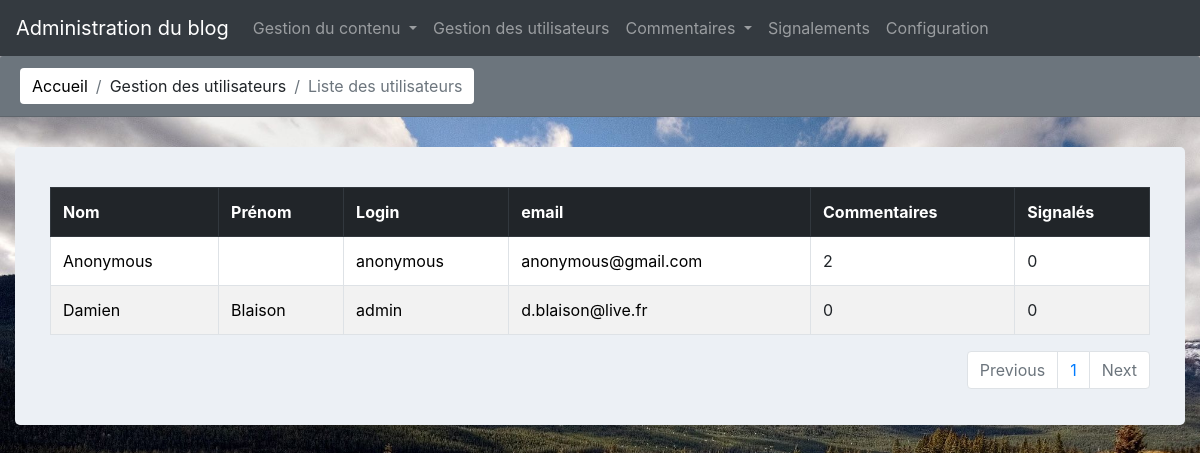
The app's page /index.php?action=listUsers&plage=1 (signed in) with its own data.
### tables this page shows
CREATE TABLE `users` (
  `id_user` int(11) NOT NULL AUTO_INCREMENT,
  `firstName` varchar(128) NOT NULL DEFAULT '',
  `lastName` varchar(128) NOT NULL DEFAULT '',
  `email` varchar(118) NOT NULL DEFAULT '',
  `login` varchar(11) NOT NULL DEFAULT '',
  `password` varchar(11) NOT NULL DEFAULT '',
  `role` varchar(11) NOT NULL DEFAULT '',
  PRIMARY KEY (`id_user`)
);

### models/User.php (called while the page is built, shortened)
<?php
class User
{
  function read_users()
  {
    if (isset($_GET['plage'])){
      $pagination = ($_GET['plage']-1)*12;
      include('connexion.php');
      $result = $bdd-> query("SELECT * FROM  Users ORDER BY id_user DESC LIMIT $pagination,12");
      return $result;
    } else {
      $pagination=0;
      include('connexion.php');
      $result = $bdd-> query("SELECT * FROM  Users ORDER BY id_user DESC LIMIT $pagination,12");
      return $result;
    }
  }
function count_users()
  {
    include('connexion.php');
    $result= $bdd->query("SELECT COUNT(id_user) FROM users");
    return $result;
  }
}
?>

### controller/backend/listUsers.php (called while the page is built, shortened)
<?php
$instanceUser= new User("","","","","","","");
$listUser= $instanceUser->read_users();
$countUsers = $instanceUser->count_users();
$count=$countUsers->fetch();
$nbUsers = $count[0];
$nbrepage = $nbUsers/15;
$nbrepage = ceil($nbrepage);
?>

### models/Comment.php (called while the page is built, shortened)
<?php
class Comment
{
      function count_comment_by_user($b)
      {
            include('connexion.php');
            $result = $bdd-> query("SELECT COUNT(id_comment) FROM comments WHERE author='$b'");
            return $result;
      }
      function count_comment_by_user_statut($a,$b)
      {
            include('connexion.php');
            $result = $bdd-> query("SELECT COUNT(id_comment) FROM comments WHERE author='$a' and statut='$b'");
            return $result;
      }
}
?>

### views/backend/listUsers.php (the view, shortened to what this page needs)
<?php include('./././controller/backend/listUsers.php') ?>
<div class="bodyback">
      <div class="container-fluid titlesection">
            <div class="card-header row justify-content-between bg-secondary" id="headingOne">
                  <nav aria-label="breadcrumb">
                        <ol class="breadcrumb">
                              <li class="breadcrumb-item"><a href="index.php">Accueil</a></li>
                              <li class="breadcrumb-item">Gestion des utilisateurs</li>
                              <li class="breadcrumb-item active" aria-current="page">Liste des utilisateurs</li>
                        </ol>
                  </nav>
            </div>
      </div>
      <form class="container-fluid margintb" method="POST" action="./index.php?action=updateArticle">
            <div class="container-fluid card-body">
                  <div class="col-md-12 mt20">
                        <table class=" table table-bordered table-striped table-hover tablepers">
                              <tr class="thead-dark">
                                    <th scope="col">Nom</th>
                                    <th scope="col">Prénom</th>
                                    <th scope="col">Login</th>
                                    <th scope="col">email</th>
                                    <th scope="col">Commentaires</th>
                                    <th scope="col">Signalés</th>
                              </tr>
                              <?php
                              while ($data= $listUser->fetch())
                              {
                                    ?>
                                    <tr scope="row" id="<?php echo $data['id_user'];?>">
                                          <td><a href="index.php?action=updateUser&id=<?php echo $data['id_user'];?>&filtre=4"> <?php echo $data['firstName'];?></a></td>
                                          <td><a href="index.php?action=updateUser&id=<?php echo $data['id_user'];?>&filtre=4"> <?php echo $data['lastName'];?></a></td>
                                          <td><a href="index.php?action=updateUser&id=<?php echo $data['id_user'];?>&filtre=4"> <?php echo $data['login'];?></a></td>
                                          <td><a href="index.php?action=updateUser&id=<?php echo $data['id_user'];?>&filtre=4"> <?php echo $data['email'];?></a></td>
                                          <td>
                                                <?php
                                                $count_comments_by_user= $instanceComment->count_comment_by_user($data['id_user']);
                                                $count_comments_fetch = $count_comments_by_user->fetch();
                                                echo $count_comments_fetch[0];
                                                ?>
                                          </td>
                                          <td>
                                                <?php
                                                $count_comments_by_user_statut= $instanceComment->count_comment_by_user_statut($data['id_user'],2);
                                                $count_comments_fetch = $count_comments_by_user_statut->fetch();
                                                echo $count_comments_fetch[0];
                                                ?>
                                          </td>
                                    </tr>
                                    <?php
                              }
                              ?>
                        </table>
                        <nav aria-label="...">
                              <ul class="pagination justify-content-end">
                                    <?php
                                    if(isset($_GET['plage'])&& $_GET['plage']>1){?>
                                          <li class="page-item">
                                                <a class="page-link" href="index.php?action=listUsers&plage=<?php echo $_GET['plage']-1;?>" tabindex="-1">Previous</a>
                                          </li>
                                          <?php
                                    }else{
                                          ?>
                                          <li class="page-item disabled">
                                                <a class="page-link" href="index.php?action=listUsers&plage=<?php echo $_GET['plage']-1;?>" tabindex="-1">Previous</a>
                                          </li>
                                          <?php
                                    }
                                    for ($i=0; $i < $nbrepage ; $i++) {
                                          ?>
                                          <li class="page-item"><a href="index.php?action=listUsers&plage=<?php echo $i+1;?>" class="page-link"><?php echo $i+1 ?></a></li>
                                          <?php
                                    }
                                    if( (isset($_GET['plage'])) && ($_GET['plage']<$nbrepage)){?>
                                          <li class="page-item">
                                                <a class="page-link" href="index.php?action=listUsers&plage=<?php echo $_GET['plage']+1;?>" tabindex="+1">Next</a>
                                          </li>
                                          <?php
                                    }else{
                                          ?>
                                          <li class="page-item disabled">
                                                <a class="page-link" href="index.php?action=listUsers&plage=<?php echo $_GET['plage']+1;?>" tabindex="+1">Next</a>
                                          </li>
                                          <?php
                                    }
                                    ?>
                              </ul>
                        </nav>
                  </div>
            </div>
      </form>
</div>

### css/perso.css (style rules this page uses)
html { height: 100%; margin:0px; }
.bodyback { min-height: 900px; }
.margintb { margin-top:30px; margin-bottom:30px; }
.card-body { background-color: #ecf0f5; border-radius: 5px; }
.tablepers { background-color:white; }
.breadcrumb { margin-bottom:0px; background-color: white; padding:6px 12px; }
.mt20 { margin-top: 20px; }
body { background-size: cover; background-repeat: no-repeat; background-attachment: fixed; background-image: url(../images/bg.jpg); }
a { color: black; }

### records on screen
users: firstName "Anonymous", login "anonymous", email "anonymous@gmail.com", count_comments_fetch "2", count_comments_fetch "0"
users: firstName "Damien", lastName "Blaison", login "admin", email "d.blaison@live.fr", count_comments_fetch "0"
